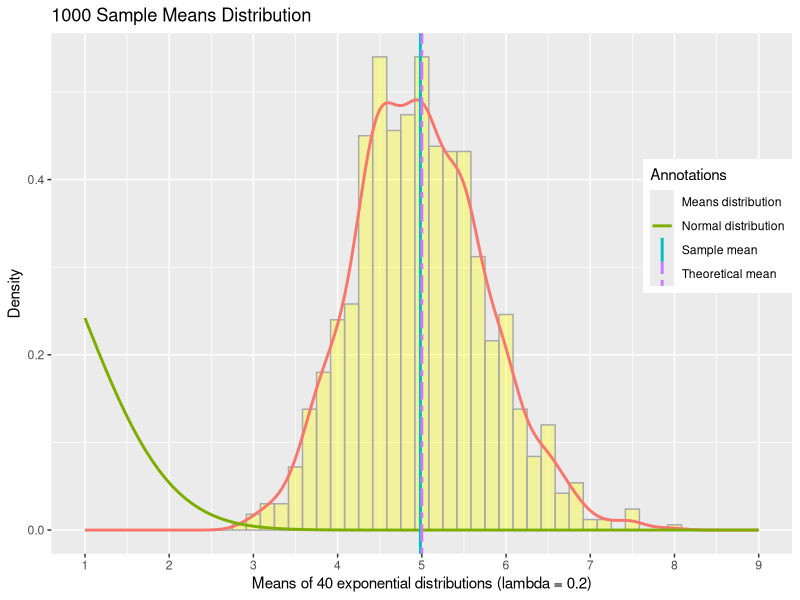
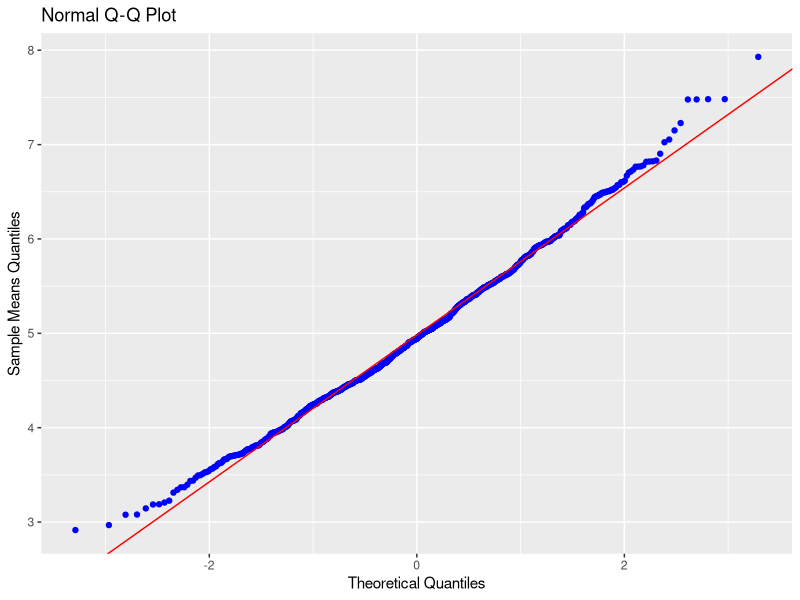

Recreate these plots in R, in order.
## ---- chunk 1
## This version of the script does not contain any comments, as it just generates the table and plots and is not "echoed".
## A fully commented version, which appears in the report is included below.

library(ggplot2)

set.seed(7)

num_sims <- 1000
lambda <- 0.2
sample_size <- 40

theoretical_mean = 1 / lambda
theoretical_sd = theoretical_mean / sqrt(sample_size)
theoretical_variance = theoretical_sd ^ 2

theoretical_values <- matrix(c(theoretical_mean, round(theoretical_sd, 3), round(theoretical_variance, 3)))

exponentials <- matrix(rexp(num_sims * sample_size, rate = lambda), num_sims, sample_size)
sample_means <- rowMeans(exponentials)

sample_rowMean <- mean(sample_means)
sample_rowSD <- sd(sample_means)
sample_rowVariance <- var(sample_means)

sample_values <- matrix(c(round(sample_rowMean, 3), round(sample_rowSD, 3), round(sample_rowVariance, 3)))
variable_names <- matrix(c("Mean", "Standard Deviation", "Variance"))

summary_table <- data.frame(cbind(variable_names, theoretical_values, sample_values))
colnames(summary_table) <- c("Variable", "Theoretical", "Sample")
print(summary_table, row.names = F)
## ---- chunk 2
## Create a histogram of the means of the sample distributions
## Adds lines for the distribution of sample means, the normal distribution, the sample mean, and theoretical mean
## Customizes colours, axes labels, x-axis scale, and adds a legend
means.df <- data.frame(Means = sample_means)

g1 <- ggplot(means.df, aes(x = Means)) +
    geom_histogram(aes(y = ..density..), fill = "yellow", binwidth = 1/6, color = "darkgrey", alpha = 1/3) +
    geom_density(aes(color = "Means distribution"), size = 1, show_guide = FALSE) +
    stat_function(fun = dnorm, arg = list(mean = theoretical_mean, sd = theoretical_sd), aes(color = "Normal distribution"), size = 1) +
    geom_vline(aes(xintercept = sample_rowMean, colour = "Sample mean"), size = 1) +
    geom_vline(aes(xintercept = theoretical_mean, colour = "Theoretical mean"), size = 1, linetype = "twodash") +
    theme(legend.justification = c(1, 0), legend.position = c(1, 0.5)) + 
    labs(title = "1000 Sample Means Distribution", x = "Means of 40 exponential distributions (lambda = 0.2)", y = "Density") +
    scale_x_continuous(limits = c(1, 9), breaks = 1:9) +
    scale_color_discrete(name = "Annotations")

print(g1)
## ---- chunk 3
## Create Q-Q Plot
g2 <- ggplot(means.df, aes(sample = Means)) + stat_qq(color = "blue", alpha = 1) +
    geom_abline(intercept = mean(means.df$Means), slope = sd(means.df$Means), color = "red") +
    labs(title = "Normal Q-Q Plot", x = "Theoretical Quantiles", y = "Sample Means Quantiles")
    
print(g2)
